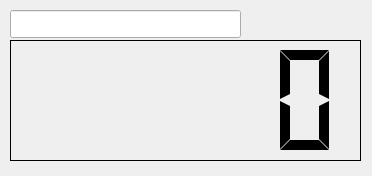
<ui version="4.0" >
 <class>MainWindow</class>
 <widget class="QMainWindow" name="MainWindow" >
  <property name="geometry" >
   <rect>
    <x>0</x>
    <y>0</y>
    <width>372</width>
    <height>176</height>
   </rect>
  </property>
  <property name="windowTitle" >
   <string>Universal Display</string>
  </property>
  <widget class="QWidget" name="centralwidget" >
   <widget class="QLCDNumber" name="display" >
    <property name="geometry" >
     <rect>
      <x>10</x>
      <y>40</y>
      <width>351</width>
      <height>121</height>
     </rect>
    </property>
    <property name="frameShape" >
     <enum>QFrame::Box</enum>
    </property>
    <property name="frameShadow" >
     <enum>QFrame::Plain</enum>
    </property>
    <property name="segmentStyle" >
     <enum>QLCDNumber::Flat</enum>
    </property>
   </widget>
   <widget class="QLineEdit" name="aboname" >
    <property name="geometry" >
     <rect>
      <x>10</x>
      <y>10</y>
      <width>231</width>
      <height>28</height>
     </rect>
    </property>
   </widget>
  </widget>
 </widget>
 <resources/>
 <connections/>
</ui>
